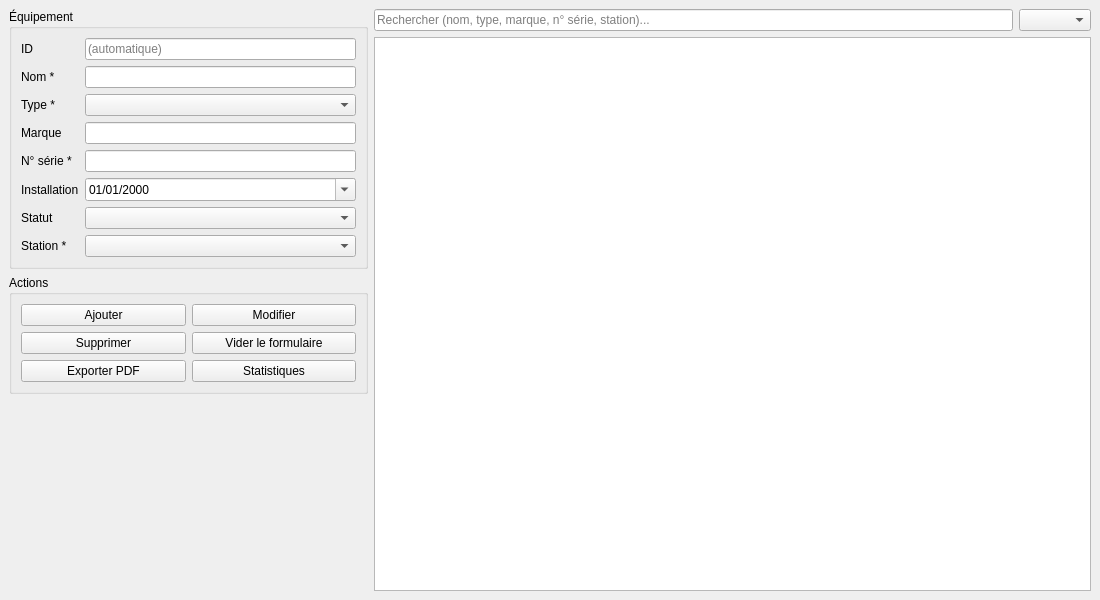
<?xml version="1.0" encoding="UTF-8"?>
<ui version="4.0">
 <class>MainWindow</class>
 <widget class="QMainWindow" name="MainWindow">
  <property name="geometry">
   <rect>
    <x>0</x>
    <y>0</y>
    <width>1100</width>
    <height>600</height>
   </rect>
  </property>
  <property name="windowTitle">
   <string>Smart Weather : Gestion des équipements</string>
  </property>
  <widget class="QWidget" name="centralwidget">
   <layout class="QHBoxLayout" name="layoutPrincipal" stretch="1,2">
    <item>
     <layout class="QVBoxLayout" name="layoutGauche">
      <item>
       <widget class="QGroupBox" name="gbFormulaire">
        <property name="title">
         <string>Équipement</string>
        </property>
        <layout class="QFormLayout" name="formLayout">
         <item row="0" column="0">
          <widget class="QLabel" name="lblId">
           <property name="text">
            <string>ID</string>
           </property>
          </widget>
         </item>
         <item row="0" column="1">
          <widget class="QLineEdit" name="leId">
           <property name="readOnly">
            <bool>true</bool>
           </property>
           <property name="placeholderText">
            <string>(automatique)</string>
           </property>
          </widget>
         </item>
         <item row="1" column="0">
          <widget class="QLabel" name="lblNom">
           <property name="text">
            <string>Nom *</string>
           </property>
          </widget>
         </item>
         <item row="1" column="1">
          <widget class="QLineEdit" name="leNom"/>
         </item>
         <item row="2" column="0">
          <widget class="QLabel" name="lblType">
           <property name="text">
            <string>Type *</string>
           </property>
          </widget>
         </item>
         <item row="3" column="0">
          <widget class="QLabel" name="lblMarque">
           <property name="text">
            <string>Marque</string>
           </property>
          </widget>
         </item>
         <item row="3" column="1">
          <widget class="QLineEdit" name="leMarque"/>
         </item>
         <item row="4" column="0">
          <widget class="QLabel" name="lblSerie">
           <property name="text">
            <string>N° série *</string>
           </property>
          </widget>
         </item>
         <item row="4" column="1">
          <widget class="QLineEdit" name="leSerie"/>
         </item>
         <item row="5" column="0">
          <widget class="QLabel" name="lblDate">
           <property name="text">
            <string>Installation</string>
           </property>
          </widget>
         </item>
         <item row="5" column="1">
          <widget class="QDateEdit" name="deInstallation">
           <property name="displayFormat">
            <string>dd/MM/yyyy</string>
           </property>
           <property name="calendarPopup">
            <bool>true</bool>
           </property>
          </widget>
         </item>
         <item row="6" column="0">
          <widget class="QLabel" name="lblStatut">
           <property name="text">
            <string>Statut</string>
           </property>
          </widget>
         </item>
         <item row="6" column="1">
          <widget class="QComboBox" name="cbStatut"/>
         </item>
         <item row="7" column="0">
          <widget class="QLabel" name="lblStation">
           <property name="text">
            <string>Station *</string>
           </property>
          </widget>
         </item>
         <item row="7" column="1">
          <widget class="QComboBox" name="cbStation"/>
         </item>
         <item row="2" column="1">
          <widget class="QComboBox" name="cbType"/>
         </item>
        </layout>
       </widget>
      </item>
      <item>
       <widget class="QGroupBox" name="gbActions">
        <property name="title">
         <string>Actions</string>
        </property>
        <layout class="QGridLayout" name="gridActions">
         <item row="0" column="0">
          <widget class="QPushButton" name="btnAjouter">
           <property name="text">
            <string>Ajouter</string>
           </property>
          </widget>
         </item>
         <item row="0" column="1">
          <widget class="QPushButton" name="btnModifier">
           <property name="text">
            <string>Modifier</string>
           </property>
          </widget>
         </item>
         <item row="1" column="0">
          <widget class="QPushButton" name="btnSupprimer">
           <property name="text">
            <string>Supprimer</string>
           </property>
          </widget>
         </item>
         <item row="1" column="1">
          <widget class="QPushButton" name="btnVider">
           <property name="text">
            <string>Vider le formulaire</string>
           </property>
          </widget>
         </item>
         <item row="2" column="0">
          <widget class="QPushButton" name="btnExportPdf">
           <property name="text">
            <string>Exporter PDF</string>
           </property>
          </widget>
         </item>
         <item row="2" column="1">
          <widget class="QPushButton" name="btnStats">
           <property name="text">
            <string>Statistiques</string>
           </property>
          </widget>
         </item>
        </layout>
       </widget>
      </item>
      <item>
       <spacer name="spacerGauche">
        <property name="orientation">
         <enum>Qt::Orientation::Vertical</enum>
        </property>
        <property name="sizeHint" stdset="0">
         <size>
          <width>0</width>
          <height>0</height>
         </size>
        </property>
       </spacer>
      </item>
     </layout>
    </item>
    <item>
     <layout class="QVBoxLayout" name="layoutDroite">
      <item>
       <layout class="QHBoxLayout" name="layoutRecherche">
        <item>
         <widget class="QLineEdit" name="leRecherche">
          <property name="placeholderText">
           <string>Rechercher (nom, type, marque, n° série, station)...</string>
          </property>
          <property name="clearButtonEnabled">
           <bool>true</bool>
          </property>
         </widget>
        </item>
        <item>
         <widget class="QComboBox" name="cbTri"/>
        </item>
       </layout>
      </item>
      <item>
       <widget class="QTableView" name="tblEquipement"/>
      </item>
     </layout>
    </item>
   </layout>
  </widget>
 </widget>
 <resources/>
 <connections/>
</ui>
